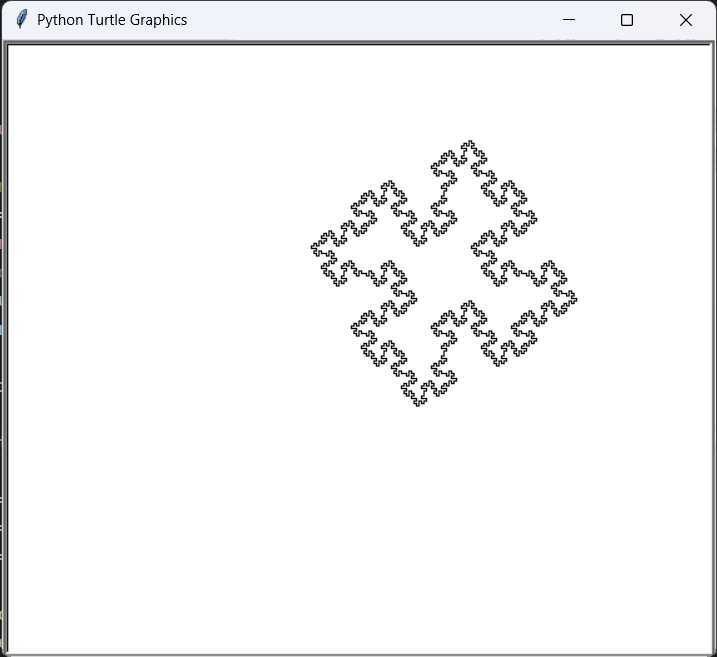

Reproduce this figure in Python.
#!/usr/bin/env python

import turtle

D = 90
L = 10

def iterate(axiom, num=0, initator='F'):
    """
    Compute turtle rule string by iterating on an axiom
    """

    def translate(current, axiom):
        """
        Translate all the "F" with the axiom for current string
        """
        result = ''
        consts = {'+', '-', '[', ']'}
        for c in current:
            if c in consts:
                result += c
                continue
            if c == 'F':
                result += axiom
        return result

    # Set initator
    result = initator
    for i in range(0, num):
        # For ever iteration, translate the rule string
        result = translate(result, axiom)
    return result

def draw(axiom, d=D, l=L):
    """
    Use turtle to draw the L-System
    """
    stack  = []                 # For tracking turtle positions
    screen = turtle.Screen()
    alex   = turtle.Turtle()

    alex.hideturtle()           # Don't show the turtle
    alex.speed(0)               # Make the turtle faster
    alex.left(90)               # Point up instead of right

    for i in range(len(axiom)):
        c = axiom[i]

        if c == 'F':
            alex.forward(l)

        if c == 'f':
            alex.penup()
            alex.forward(l)
            alex.pendown()

        if c == '+':
            alex.left(d)

        if c == '-':
            alex.right(d)

        if c == '[':
            stack.append((alex.heading(), alex.pos()))

        if c == ']':
            heading, position = stack.pop()
            alex.penup()
            alex.goto(position)
            alex.setheading(heading)
            alex.pendown()

    screen.onkey(screen.bye, 'q')
    screen.listen()
    turtle.mainloop()

if __name__ == '__main__':

    axiom = "F-F+F+FF-F-F+F"
    axiom = iterate(axiom, 3, "F-F-F-F")
    draw(axiom, 90, 2)
